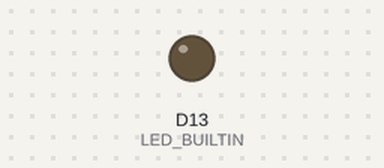
Simulated run of this sketch. Board: Arduino Nano RP2040 Connect. Parts: output pins drawn as LEDs (lit = HIGH). WiFi joins after 1.5 s; servers stay silent unless stated; random numbers use the default seed unless the sketch sets one; no MQTT or app messages arrive unless stated; what the sketch prints to the serial monitor is not drawn.

Above: at 10.7 s.
At 15.05 s:
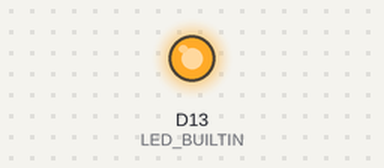
Timing chart, 0 to 26.0 s (numbered marks = the images above):
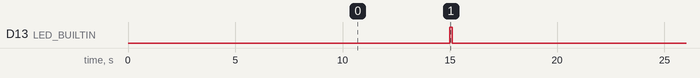

Measured:
- by itself, D13 (LED_BUILTIN): alternates HIGH for 0.10 s and LOW for 14.9 s

The sketch:

captcha_rp2040.ino
```cpp
/*
 * Smart Assistant - CAPTCHA Bot Detector
 * RP2040 Connect: 15초마다 4자리 난수를 MQTT로 발행
 *
 * 필요 라이브러리:
 *   - WiFiNINA
 *   - PubSubClient
 *   - ArduinoJson
 *
 * 동작:
 *   - 부팅 시 WiFi 연결
 *   - HiveMQ 공용 브로커에 접속
 *   - 15초마다 1000~9999 난수를 JSON으로 발행
 *   - LED로 발행 신호 표시
 */

#include <WiFiNINA.h>
#include <PubSubClient.h>
#include <ArduinoJson.h>

// ═══════════════════════════════════════════════
//   ★★★ 사용자 설정 영역 ★★★
// ═══════════════════════════════════════════════

// WiFi 설정 (2.4GHz 필수)
char ssid[] = "ECSL 2.4";       // WiFi 이름
char pass[] = "ecsl13204";       // WiFi 비밀번호

// MQTT 설정 (웹앱의 captcha.js와 동일해야 함!)
const char* MQTT_BROKER = "broker.hivemq.com";
const int   MQTT_PORT   = 1883;
const char* MQTT_TOPIC  = "smartassist-captcha-kr7f9a3b/number";
const char* CLIENT_ID   = "rp2040-captcha-7f9a3b";

// 발행 주기 (밀리초) - 10초 타이머 + 5초 여유
const unsigned long PUBLISH_INTERVAL = 15000;

// ═══════════════════════════════════════════════
//   전역 변수
// ═══════════════════════════════════════════════
WiFiClient wifiClient;
PubSubClient mqttClient(wifiClient);

unsigned long lastPublish = 0;
int currentRandom = 0;

// ═══════════════════════════════════════════════
//   WiFi 연결
// ═══════════════════════════════════════════════
void connectWiFi() {
    Serial.print("WiFi 연결 시도: ");
    Serial.println(ssid);

    int attempts = 0;
    while (WiFi.status() != WL_CONNECTED && attempts < 20) {
        WiFi.begin(ssid, pass);
        delay(3000);
        Serial.print(".");
        attempts++;
    }

    if (WiFi.status() == WL_CONNECTED) {
        Serial.println();
        Serial.print("[OK] WiFi 연결됨! IP: ");
        Serial.println(WiFi.localIP());
        Serial.print("     신호 강도(RSSI): ");
        Serial.print(WiFi.RSSI());
        Serial.println(" dBm");
    } else {
        Serial.println();
        Serial.println("[FAIL] WiFi 연결 실패. 재시도 예정.");
    }
}

// ═══════════════════════════════════════════════
//   MQTT 재연결
// ═══════════════════════════════════════════════
void reconnectMQTT() {
    while (!mqttClient.connected()) {
        Serial.print("MQTT 브로커 연결 시도... ");
        if (mqttClient.connect(CLIENT_ID)) {
            Serial.println("[OK] 연결 성공!");
        } else {
            Serial.print("[FAIL] rc=");
            Serial.print(mqttClient.state());
            Serial.println(" -> 5초 후 재시도");
            delay(5000);
        }
    }
}

// ═══════════════════════════════════════════════
//   난수 생성 + MQTT 발행
// ═══════════════════════════════════════════════
void publishRandomNumber() {
    // 1000~9999 사이 4자리 난수
    currentRandom = random(1000, 10000);

    // JSON 형식으로 발행
    StaticJsonDocument<128> doc;
    doc["number"] = currentRandom;
    doc["timestamp"] = millis();
    doc["ttl"] = 10;

    char buffer[128];
    size_t n = serializeJson(doc, buffer);

    if (mqttClient.publish(MQTT_TOPIC, buffer, n)) {
        Serial.print("[PUB] ");
        Serial.println(buffer);
    } else {
        Serial.println("[FAIL] 발행 실패");
    }
}

// ═══════════════════════════════════════════════
//   초기 설정
// ═══════════════════════════════════════════════
void setup() {
    Serial.begin(115200);
    delay(2000);

    Serial.println("\n===================================");
    Serial.println("  Smart Assistant CAPTCHA Publisher");
    Serial.println("  RP2040 Connect -> MQTT");
    Serial.println("===================================");

    // LED 핀 설정
    pinMode(LED_BUILTIN, OUTPUT);

    // 진짜 랜덤 시드
    randomSeed(analogRead(A0) + millis());

    // WiFi 연결
    connectWiFi();

    // MQTT 설정
    mqttClient.setServer(MQTT_BROKER, MQTT_PORT);

    Serial.print("브로커: ");
    Serial.print(MQTT_BROKER);
    Serial.print(":");
    Serial.println(MQTT_PORT);
    Serial.print("토픽: ");
    Serial.println(MQTT_TOPIC);
    Serial.print("발행 주기: ");
    Serial.print(PUBLISH_INTERVAL / 1000);
    Serial.println("초");
    Serial.println("===================================\n");
}

// ═══════════════════════════════════════════════
//   메인 루프
// ═══════════════════════════════════════════════
void loop() {
    // WiFi 재연결 체크
    if (WiFi.status() != WL_CONNECTED) {
        Serial.println("[WARN] WiFi 끊김, 재연결...");
        connectWiFi();
    }

    // MQTT 재연결 체크
    if (!mqttClient.connected()) {
        reconnectMQTT();
    }
    mqttClient.loop();

    // 주기적 난수 발행
    unsigned long now = millis();
    if (now - lastPublish >= PUBLISH_INTERVAL) {
        lastPublish = now;
        publishRandomNumber();

        // LED 깜빡임 (발행 신호)
        digitalWrite(LED_BUILTIN, HIGH);
        delay(100);
        digitalWrite(LED_BUILTIN, LOW);
    }
}
```
